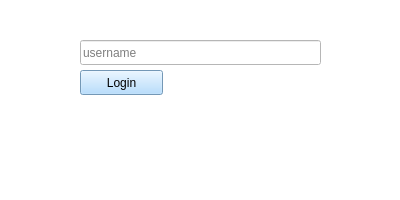
<?xml version="1.0" encoding="UTF-8"?>
<ui version="4.0">
 <class>MainWindow</class>
 <widget class="QMainWindow" name="MainWindow">
  <property name="geometry">
   <rect>
    <x>0</x>
    <y>0</y>
    <width>400</width>
    <height>200</height>
   </rect>
  </property>
  <property name="minimumSize">
   <size>
    <width>400</width>
    <height>200</height>
   </size>
  </property>
  <property name="maximumSize">
   <size>
    <width>400</width>
    <height>200</height>
   </size>
  </property>
  <property name="windowTitle">
   <string>Hinlibs - Login</string>
  </property>
  <property name="styleSheet">
   <string notr="true">background-color: #FFF</string>
  </property>
  <widget class="QWidget" name="MainWindow_2">
   <widget class="QPushButton" name="loginButton">
    <property name="geometry">
     <rect>
      <x>80</x>
      <y>70</y>
      <width>83</width>
      <height>25</height>
     </rect>
    </property>
    <property name="cursor">
     <cursorShape>PointingHandCursor</cursorShape>
    </property>
    <property name="styleSheet">
     <string notr="true">background-color: #A3D5FF</string>
    </property>
    <property name="text">
     <string>Login</string>
    </property>
    <property name="shortcut">
     <string>Return</string>
    </property>
   </widget>
   <widget class="QLabel" name="statusLabel">
    <property name="geometry">
     <rect>
      <x>80</x>
      <y>100</y>
      <width>241</width>
      <height>20</height>
     </rect>
    </property>
    <property name="palette">
     <palette>
      <active>
       <colorrole role="WindowText">
        <brush brushstyle="SolidPattern">
         <color alpha="255">
          <red>255</red>
          <green>137</green>
          <blue>162</blue>
         </color>
        </brush>
       </colorrole>
       <colorrole role="Button">
        <brush brushstyle="SolidPattern">
         <color alpha="255">
          <red>255</red>
          <green>255</green>
          <blue>255</blue>
         </color>
        </brush>
       </colorrole>
       <colorrole role="Text">
        <brush brushstyle="SolidPattern">
         <color alpha="255">
          <red>255</red>
          <green>137</green>
          <blue>162</blue>
         </color>
        </brush>
       </colorrole>
       <colorrole role="ButtonText">
        <brush brushstyle="SolidPattern">
         <color alpha="255">
          <red>255</red>
          <green>137</green>
          <blue>162</blue>
         </color>
        </brush>
       </colorrole>
       <colorrole role="Base">
        <brush brushstyle="SolidPattern">
         <color alpha="255">
          <red>255</red>
          <green>255</green>
          <blue>255</blue>
         </color>
        </brush>
       </colorrole>
       <colorrole role="Window">
        <brush brushstyle="SolidPattern">
         <color alpha="255">
          <red>255</red>
          <green>255</green>
          <blue>255</blue>
         </color>
        </brush>
       </colorrole>
       <colorrole role="PlaceholderText">
        <brush brushstyle="SolidPattern">
         <color alpha="255">
          <red>255</red>
          <green>137</green>
          <blue>162</blue>
         </color>
        </brush>
       </colorrole>
      </active>
      <inactive>
       <colorrole role="WindowText">
        <brush brushstyle="SolidPattern">
         <color alpha="255">
          <red>255</red>
          <green>137</green>
          <blue>162</blue>
         </color>
        </brush>
       </colorrole>
       <colorrole role="Button">
        <brush brushstyle="SolidPattern">
         <color alpha="255">
          <red>255</red>
          <green>255</green>
          <blue>255</blue>
         </color>
        </brush>
       </colorrole>
       <colorrole role="Text">
        <brush brushstyle="SolidPattern">
         <color alpha="255">
          <red>255</red>
          <green>137</green>
          <blue>162</blue>
         </color>
        </brush>
       </colorrole>
       <colorrole role="ButtonText">
        <brush brushstyle="SolidPattern">
         <color alpha="255">
          <red>255</red>
          <green>137</green>
          <blue>162</blue>
         </color>
        </brush>
       </colorrole>
       <colorrole role="Base">
        <brush brushstyle="SolidPattern">
         <color alpha="255">
          <red>255</red>
          <green>255</green>
          <blue>255</blue>
         </color>
        </brush>
       </colorrole>
       <colorrole role="Window">
        <brush brushstyle="SolidPattern">
         <color alpha="255">
          <red>255</red>
          <green>255</green>
          <blue>255</blue>
         </color>
        </brush>
       </colorrole>
       <colorrole role="PlaceholderText">
        <brush brushstyle="SolidPattern">
         <color alpha="255">
          <red>255</red>
          <green>137</green>
          <blue>162</blue>
         </color>
        </brush>
       </colorrole>
      </inactive>
      <disabled>
       <colorrole role="WindowText">
        <brush brushstyle="SolidPattern">
         <color alpha="255">
          <red>255</red>
          <green>137</green>
          <blue>162</blue>
         </color>
        </brush>
       </colorrole>
       <colorrole role="Button">
        <brush brushstyle="SolidPattern">
         <color alpha="255">
          <red>255</red>
          <green>255</green>
          <blue>255</blue>
         </color>
        </brush>
       </colorrole>
       <colorrole role="Text">
        <brush brushstyle="SolidPattern">
         <color alpha="255">
          <red>255</red>
          <green>137</green>
          <blue>162</blue>
         </color>
        </brush>
       </colorrole>
       <colorrole role="ButtonText">
        <brush brushstyle="SolidPattern">
         <color alpha="255">
          <red>255</red>
          <green>137</green>
          <blue>162</blue>
         </color>
        </brush>
       </colorrole>
       <colorrole role="Base">
        <brush brushstyle="SolidPattern">
         <color alpha="255">
          <red>255</red>
          <green>255</green>
          <blue>255</blue>
         </color>
        </brush>
       </colorrole>
       <colorrole role="Window">
        <brush brushstyle="SolidPattern">
         <color alpha="255">
          <red>255</red>
          <green>255</green>
          <blue>255</blue>
         </color>
        </brush>
       </colorrole>
       <colorrole role="PlaceholderText">
        <brush brushstyle="SolidPattern">
         <color alpha="255">
          <red>255</red>
          <green>137</green>
          <blue>162</blue>
         </color>
        </brush>
       </colorrole>
      </disabled>
     </palette>
    </property>
    <property name="font">
     <font>
      <weight>75</weight>
      <bold>true</bold>
     </font>
    </property>
    <property name="autoFillBackground">
     <bool>false</bool>
    </property>
    <property name="styleSheet">
     <string notr="true">color: #FF89A2; background-color: #FFF</string>
    </property>
    <property name="text">
     <string/>
    </property>
   </widget>
   <widget class="QLineEdit" name="usernameInput">
    <property name="geometry">
     <rect>
      <x>80</x>
      <y>40</y>
      <width>241</width>
      <height>25</height>
     </rect>
    </property>
    <property name="styleSheet">
     <string notr="true">background-color: #FFF;</string>
    </property>
    <property name="text">
     <string/>
    </property>
    <property name="placeholderText">
     <string>username</string>
    </property>
   </widget>
  </widget>
  <widget class="QMenuBar" name="menubar">
   <property name="geometry">
    <rect>
     <x>0</x>
     <y>0</y>
     <width>400</width>
     <height>22</height>
    </rect>
   </property>
  </widget>
  <widget class="QStatusBar" name="statusbar"/>
 </widget>
 <resources/>
 <connections/>
</ui>
